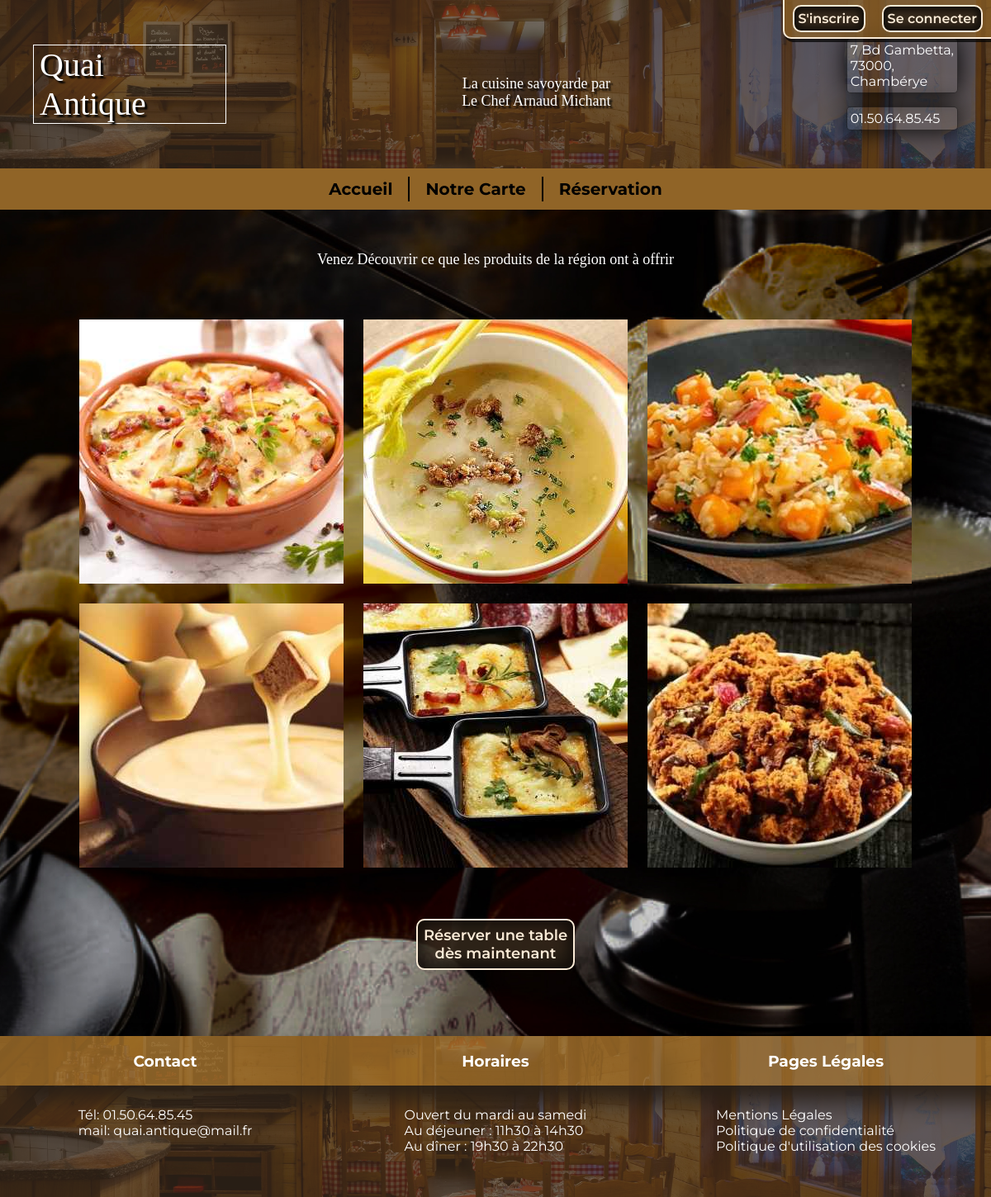
The page /front/accueilHtml.php on the database its author committed.
### tables this page shows
CREATE TABLE `horaires` (
  `dej_ouverture` VARCHAR(5) NOT NULL,
  `dej_fermeture` VARCHAR(5) NOT NULL,
  `din_ouverture` VARCHAR(5) NOT NULL,
  `din_fermeture` VARCHAR(5) NOT NULL
);

### src/liens_nav.php (called while the page is built, shortened)
<?php
$lienAccueil = '/front/accueilHtml.php';
$lienCarte = '/front/carteHtml.php';
$lienResa = '/front/reservation/resaHtml.php';
$lienConfident = '/front/pageLegal/confidential_politicsHtml.php';
$lienCookie = '/front/pageLegal/cookie_politicHtml.php';
$lienMention = '/front/pageLegal/legal_mentionsHtml.php';

### src/adminFunc/dataRecup.php (called while the page is built, shortened)
<?php
$host = 'localhost';
$username = 'root';
$password = '';
$database = 'db_quaiantique';
$pdo = new PDO("mysql:host=$host;dbname=$database", $username, $password);
$horaireStatement = $pdo->prepare('SELECT * FROM `horaires`');
$horaireStatement->execute();
if($horaireStatement->rowCount() == 1) {
    $tableHoraires = $horaireStatement->fetch(PDO::FETCH_ASSOC);
    $dejOuv = $tableHoraires['dej_ouverture'];
    $dejFerm = $tableHoraires['dej_fermeture'];
    $dinOuv = $tableHoraires['din_ouverture'];
    $dinFerm = $tableHoraires['din_fermeture'];
} else {
    echo "Erreur dans la récupération des horaires";
}

### front/accueilHtml.php (the view, shortened to what this page needs)
<?php
include "../src/liens_nav.php";
include "../src/verifCo.php";
include "../src/adminFunc/dataRecup.php";
?>
<!DOCTYPE html>
<html lang="fr">
    <head>
        <link rel="stylesheet" type="text/css" href="../public/css/header&footer.css">
        <link rel="stylesheet" type="text/css" href="../public/css/accueil.css">
    </head>
    <body>
            <header>
                <div class="head">
                    <h1 class="logo">Quai<br/> Antique</h1>
                    <h2>La cuisine savoyarde par </br> Le Chef Arnaud Michant</h2>
                    <div class="infos">
                        <p class="contact_header">
                            7 Bd Gambetta, <br/>
                            73000, <br/>
                            Chambérye
                        </p>
                        <p class="contact_header">
                            01.50.64.85.45
                        </p>
                    </div>
                    <div class="div_inscri_co">
                    </div>
                </div>
                <nav>
                    <a class="txtnavleft" href="<?php echo $lienAccueil?>">Accueil</a>
                    <div class="bar_separation"></div>
                    <a href="<?php echo $lienCarte?>">Notre Carte</a>
                    <div class="bar_separation"></div>
                    <a href="<?php echo $lienResa?>">Réservation</a>
                </nav>
            </header>
            <main>
                <h2>Venez Découvrir ce que les produits de la région ont à offrir</h2>
                <div class="galerie">
                    <div class="img1">
                    </div>
                    <div class="img2">
                    </div>
                    <div class="img3">
                    </div>
                    <div class="img4">
                    </div>
                    <div class="img5">
                    </div>
                    <div class="img6">
                    </div>
                </div>
                <a class="button_resa_accueil" href="<?php echo $lienResa;?>">Réserver une table</br> dès maintenant</a>
            </main>
            <footer>
            <div class="footer right">
                <div class="title_footer">
                    <h3>Contact</h3>
                </div>
                <div class="para_footer">
                    <p>
                        Tél: 01.50.64.85.45 <br/>
                        mail: quai.antique@mail.fr
                    </p>
                </div>
            </div>
            <div class="footer mid">
                <div class="title_footer">
                    <h3>Horaires</h3>
                </div>
                <div class="para_footer">
                    <p>
                        Ouvert du mardi au samedi <br/>
                        Au déjeuner : <?php echo "$dejOuv à $dejFerm"?><br/>
                        Au dîner : <?php echo "$dinOuv à $dinFerm"?>
                    </p>
                </div>
            </div>
            <div class="footer left">
                <div class="title_footer">
                    <h3>Pages Légales</h3>
                </div>
                <div class="para_footer">
                    <ul>
                        <li><a href="<?php echo $lienMention;?>">Mentions Légales</a></li>
                        <li><a href="<?php echo $lienConfident;?>">Politique de confidentialité </a></li>
                        <li><a href="<?php echo $lienCookie;?>">Politique d'utilisation des cookies</a></li>
                    </ul>
                </div>
            </div>
        </footer>
    </body>
</html>

### public/css/header&footer.css (style rules this page uses)
html, body { margin: 0; padding: 0; }
main { background-image: url('../Images/gastronomie-savoyarde 1.jpg'); background-repeat: no-repeat; background-position: center; background-size: cover; display: flex; flex-direction: column; align-items: center; justify-content: center; padding: 30px; height: 63%; }
h1, h2 { font-family: 'Playfair Display SC', 'Times New Roman', Times, serif, sans-serif; color: white; }
h2 { margin: 0px; padding: 20px 50px 0px; text-align: center; font-weight: 300; font-size: 18px; }
p, a, h3, h4, li, label { font-family: 'Montserrat', 'Times New Roman', Times, serif, sans-serif; color: white; }
header { background-image: url('../Images/7550.jpg'); background-repeat: no-repeat; background-position: center; background-size: cover; box-shadow: 0px 0px 30px 0px black; }
.head { display: flex; flex-direction: column; justify-content: center; align-items: center; padding: 10px 0px; padding-top: 20px; background-color: rgba(57, 44, 30, 0.7); }
.logo { border: solid white 1px; width: 135px; font-size: 25px; font-weight: 400; padding-left: 7px; margin: 0px; text-shadow: 3px 3px 2px black; }
.head h2 { text-shadow: 3px 3px 2px black; }
.div_inscri_co { height: 45px; position: fixed; top: 0%; right: 0%; background-color: rgba(144, 100, 39, 0.7); border-left: solid 2px antiquewhite; border-bottom: solid 2px antiquewhite; border-radius: 0px 0px 0px 10px; box-shadow: 2px 4px 0px 0px rgba(0, 0, 0, 0.7); display: flex; justify-content: center; align-items: center; z-index: 1; }
.contact_header { background-color: rgba(255, 255, 255, 0.05); border: Solid rgba(0, 0, 0, 0.5) 1px; border-radius: 5px; box-shadow: 0px 0px 30px 0px black; padding: 4px 4px; }
nav { background-color: rgba(144, 100, 39, 1); display: flex; align-items: center; justify-content: center; padding: 10px 0px; }
a { text-decoration: none; font-weight: 600; }
nav > a { color: black; font-weight: bold; font-size: 20px; }
.bar_separation { background-color: black; width: 2px; height: 24px; margin: 0px 11px; }
.txtnavleft { text-align-last: left; }
footer { background-image: url('../Images/7550.jpg'); background-repeat: no-repeat; background-position: center; background-size: cover; display: flex; flex-direction: column; }
.footer { width: 100%; }
.title_footer { background-color: rgba(144, 100, 39, 0.9); box-shadow: 20px 20px 30px 0px black; display: flex; justify-content: space-evenly; }
.para_footer { height : 125px; background-color: rgba(57, 44, 30, 0.7); display: flex; justify-content: space-evenly; padding-top: 10px; }
ul:not(.blackdiv > ul) { margin: 0; padding: 0; margin-top: 16px; list-style: none; }
li:not(.blackdiv > li) { color: white; }
li > a:not(.blackdiv > li > a) { font-weight: initial; }
@media screen and (min-width: 660px) { h2 { font-size: 25px; } }
@media screen and (min-width: 795px) { .head { flex-direction: initial; justify-content: space-between; padding: 30px 0px; } }
@media screen and (min-width: 795px) { .logo { position: relative; left: 40px; width: 225px; font-size: 40px; } }
@media screen and (min-width: 795px) { .infos { position: relative; right: 40px; } }
@media screen and (min-width: 795px) { .bar_separation { height: 30px; width: 2px; margin: 0px 19px; } }
@media screen and (min-width: 795px) { footer { flex-direction: row; } }

### public/css/accueil.css (style rules this page uses)
.galerie { max-width: 1100px; margin: 50px; display: flex; flex-wrap: wrap; align-items: center; justify-content: center; }
.img1, .img2, .img3, .img4, .img4, .img5, .img6 { height: 320px; width: 320px; margin: 12px; }
.button_resa_accueil { margin-bottom: 50px; background-color: rgba(57, 44, 30, 0.8); color: antiquewhite; padding: 7px; border: solid 2px; border-radius: 10px; box-shadow: inset 0px 0px 20px 5px rgba(0, 0, 0, 0.7); text-align: center; }

### rows shown on the page
horaires: dej_ouverture "11h30", dej_fermeture "14h30", din_ouverture "19h30", din_fermeture "22h30"
